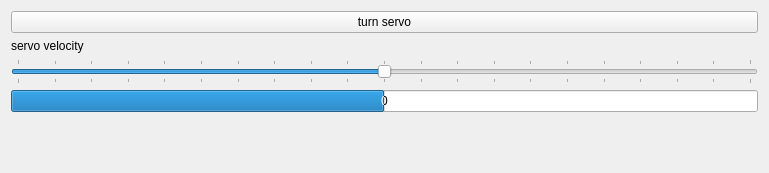
          <widget class="QWidget" name="scrollAreaWidgetContents_4">
           <property name="geometry">
            <rect>
             <x>0</x>
             <y>0</y>
             <width>769</width>
             <height>173</height>
            </rect>
           </property>
           <layout class="QVBoxLayout" name="verticalLayout">
            <item>
             <layout class="QVBoxLayout" name="verticalLayout_13">
              <item>
               <widget class="QPushButton" name="servobutton">
                <property name="text">
                 <string>turn servo</string>
                </property>
               </widget>
              </item>
              <item>
               <widget class="QLabel" name="servolabel">
                <property name="text">
                 <string>servo velocity</string>
                </property>
               </widget>
              </item>
              <item>
               <widget class="QSlider" name="servoslider">
                <property name="minimum">
                 <number>-10</number>
                </property>
                <property name="maximum">
                 <number>10</number>
                </property>
                <property name="orientation">
                 <enum>Qt::Horizontal</enum>
                </property>
                <property name="tickPosition">
                 <enum>QSlider::TicksBothSides</enum>
                </property>
               </widget>
              </item>
              <item>
               <widget class="QProgressBar" name="servobar">
                <property name="minimum">
                 <number>-10</number>
                </property>
                <property name="maximum">
                 <number>10</number>
                </property>
                <property name="value">
                 <number>0</number>
                </property>
                <property name="invertedAppearance">
                 <bool>false</bool>
                </property>
                <property name="format">
                 <string>%v</string>
                </property>
               </widget>
              </item>
             </layout>
            </item>
            <item>
             <spacer name="verticalSpacer_3">
              <property name="orientation">
               <enum>Qt::Vertical</enum>
              </property>
              <property name="sizeHint" stdset="0">
               <size>
                <width>20</width>
                <height>40</height>
               </size>
              </property>
             </spacer>
            </item>
           </layout>
          </widget>
